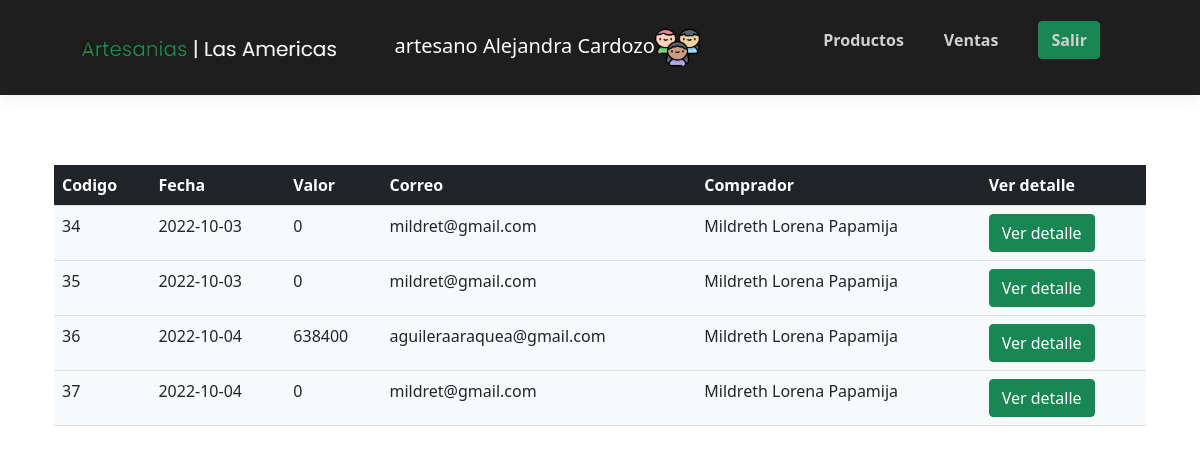
Screenshot of /artesano/ventasArtesano.php (signed in) with the database file from the repository.
### tables this page shows
CREATE TABLE `compra` (
  `pk_codigo_compra` int(11) NOT NULL,
  `fecha_compra` date NOT NULL,
  `valor_compra` int(11) NOT NULL,
  `correo` varchar(120) NOT NULL,
  `fk_comprador` int(11) NOT NULL
);

CREATE TABLE `usuario` (
  `pk_identificacion` int(11) NOT NULL,
  `nombre_user` varchar(70) NOT NULL,
  `telefono_user` varchar(50) NOT NULL,
  `correo` varchar(50) NOT NULL,
  `tipo_usuario` enum('artesano','comprador','administrador','') NOT NULL,
  `direccion_user` varchar(50) NOT NULL,
  `password_u` varchar(60) NOT NULL
);

### artesano/ventasArtesano.php (the view, shortened to what this page needs)
<?php
    include 'menu.php';
		?>
    <div class="container">
    <div class="container"><h2 style="color:white">Historial de ventas</h2></div><br>
    <div class="container">
    <table class="table table-hover bg-light">
        <tr class="bg-dark" style="color:white">
            <th>Codigo</th>
            <th>Fecha</th>
            <th>Valor</th>
            <th>Correo</th>
            <th>Comprador</th>
            <th>Ver detalle</th>
        </tr>
    <?php
    try{
     $sql="SELECT
     c.pk_codigo_compra as codigo_compra,
     c.fecha_compra,
     c.valor_compra,
     c.correo,
     u.nombre_user as comprador
     FROM `detalle_compra` dc
     JOIN compra c on dc.fk_compra = c.pk_codigo_compra
     JOIN usuario u on c.fk_comprador = u.pk_identificacion
     JOIN producto p on dc.fk_pdto = p.pk_codigo_pdto
     WHERE p.proveedor = $cedula
     GROUP BY c.pk_codigo_compra";
     $resultado=$conectar->prepare($sql);
     $resultado->execute(array());
     while ($consulta=$resultado->fetch(PDO::FETCH_ASSOC)){
        ?>
        <tr>
        <td><?php echo  $consulta ['codigo_compra'];?></td>
            <td><?php echo  $consulta ['fecha_compra'];?></td>
            <td><?php echo  $consulta ['valor_compra'];?></td>
            <td><?php echo  $consulta ['correo'];?></td>
            <td><?php echo  $consulta ['comprador'];?></td>
            <td><a href="detalle_compra.php?cod=<?php echo $consulta ['codigo_compra']?>" class="btn btn-success">Ver detalle</a></td>
        </tr>
        <?php
     }
    }catch(Exception $e){
        die('Error al consultar productos'.$e->getMessage());
    }
    ?>
    </table>
</body>
</html>

### rows the page displays
compra: pk_codigo_compra "34", fecha_compra "2022-10-03", valor_compra "0", correo "mildret@gmail.com", fk_comprador.nombre_user "Mildreth Lorena Papamija"
compra: pk_codigo_compra "35", fecha_compra "2022-10-03", valor_compra "0", correo "mildret@gmail.com", fk_comprador.nombre_user "Mildreth Lorena Papamija"
compra: pk_codigo_compra "36", fecha_compra "2022-10-04", valor_compra "638400", correo "aguileraaraquea@gmail.com", fk_comprador.nombre_user "Mildreth Lorena Papamija"
compra: pk_codigo_compra "37", fecha_compra "2022-10-04", valor_compra "0", correo "mildret@gmail.com", fk_comprador.nombre_user "Mildreth Lorena Papamija"

### other values shown
$tipo_usuario "artesano"
$nombre "Alejandra Cardozo"
